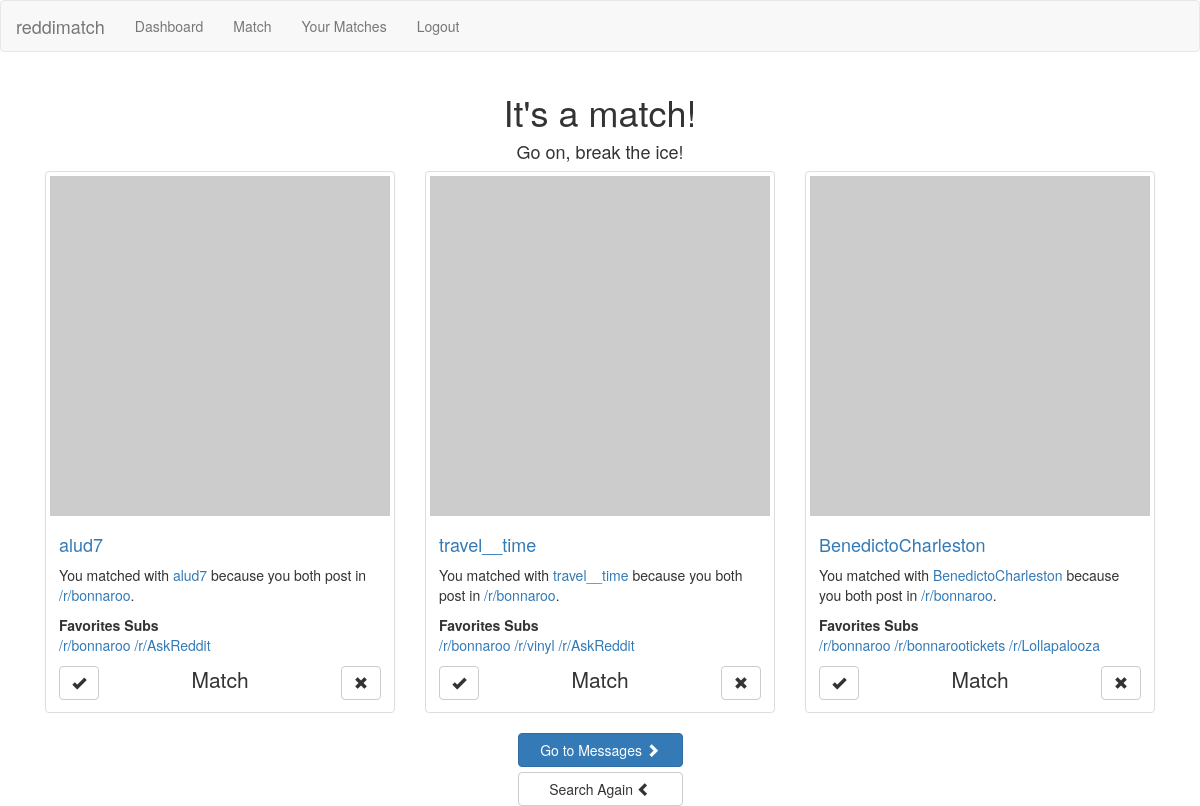
Page /friend_match (signed in) on the committed database.
### app/models.py (models this page shows, shortened)
class User(db.Model):
    id = db.Column(db.Integer, primary_key=True)
    username = db.Column(db.String(80), unique=True)
    reddit_username = db.Column(db.String(80), unique=True)
    email = db.Column(db.String(120), unique=True)
    refresh_token = db.Column(db.String(60))
    age = db.Column(db.Integer)
    postal_code = db.Column(db.String(10))
    latitude = db.Column(db.Float)
    longitude = db.Column(db.Float)
    bio = db.Column(db.String(140))
    profile_photo_url = db.Column(db.String(120))
    registered = db.Column(db.Boolean)
    deleted = db.Column(db.Boolean)
    favorited = db.relationship('Subreddit', secondary=favorite_subs,
        backref=db.backref('favorite_subs', lazy='dynamic'), lazy='dynamic')
    matched = db.relationship('User',
                               secondary=matches,
                               primaryjoin=(matches.c.user_id == id),
                               secondaryjoin=(matches.c.matched_id == id),
                               backref=db.backref('matches', lazy='dynamic'),
                               lazy='dynamic')
    def favorited_subs(self):
        return Subreddit.query.join(favorite_subs, (favorite_subs.c.subreddit_id == Subreddit.id)).filter(favorite_subs.c.user_id == self.id)
    def is_matched(self, user):
        return self.matched.filter(matches.c.matched_id == user.id).count() > 0
    def is_authenticated(self):
        return True

class Subreddit(db.Model):
    __tablename__ = 'subreddit'
    id = db.Column(db.Integer, primary_key=True)
    reddit_id = db.Column(db.String(60))
    category = db.Column(db.String(60))
    name = db.Column(db.String(60))
    def favorited_users(self):
        return User.query.join(favorite_subs, favorite_subs.c.user_id == User.id).filter(favorite_subs.c.subreddit_id == self.id)

### app/views.py (the view)
@app.route('/friend_match')
@login_required
def friend_match():
    user = g.user
    favs = user.favorited_subs().all()
    matches = []
    for sub in favs:
        users = sub.favorited_users().all()
        for u in users:
            if u.username is not user.username and user.is_matched(u) == False:
                if models.User.query.filter_by(reddit_username=u.username).first():
                    favs = models.User.query.filter_by(reddit_username=u.username).first().favorited_subs().all()
                else:
                    favs = reddit_api.get_favorite_subs(u)
                lis = ['onsite', u.username, sub.name]
                for fav in favs:
                    lis.append(fav.name)
                matches.append(lis)
    if len(matches) > 3:
        matches = random.sample(matches, 3)
    if len(matches) == 0:
        matches = reddit_api.get_offsite_users(favs)
        if len(matches) == 0:
            matches = None
    return render_template('results.html', matches=matches)

### app/views.py (called while the page is built)
@lm.user_loader
def load_user(id):
    return models.User.query.get(int(id))

@app.before_request
def before_request():
    g.user = current_user

### app/templates/results.html (shortened to what this page needs)
{% extends "base.html" %}
{% block content %}
  {% if current_user.is_authenticated() %}
    <div class="col-md-12 text-center">
      {% if matches != None %}
        <div class="row">
          <h1>It's a match!</h1>
          <h4>Go on, break the ice!</h4>
        </div>
        <div class="row matches">
        {% for match in matches %}
          <div class="match col-md-4 col-sm-6 text-left">
            <div class="thumbnail">
              <img class="match_pic" src="http://placehold.it/400x400">
              <div class="caption">
                <h4><a class="match_name" href="https://www.reddit.com/user/{{ match[1] }}">{{ match[1] }}</a></h4>
                <p>You matched with <a href="https://www.reddit.com/user/{{ match[1] }}">{{ match[1] }}</a> because you both post in <a href="https://www.reddit.com/r/{{ match[2] }}">/r/{{ match[2] }}</a>.</p>
                {% if match[3] is defined %}
                  <strong>Favorites Subs</strong>
                  <p>{% for sub in match[3:] %}
                    <a href="https://www.reddit.com/r/{{sub}}">/r/{{ sub }}</a>
                  {% endfor %}</p>
                {% endif %}
                {% if match[0] == 'onsite' %}
                  <div class="clearfix text-center">
                    <a class="btn btn-default glyphicon glyphicon-ok pull-left" role="button" href="javascript:match('{{match[1]}}');"></a> <span class="lead">Match</span>
                    <a class="btn btn-default glyphicon glyphicon-remove pull-right" role="button" href="#"></a>
                  </div>
                {% endif %}
              </div>
            </div>
          </div>
        {% endfor %}
      <div class="text-center row">
        <div class="col-md-2 col-md-offset-5">
          <a class="btn btn-primary btn-block" role="button" href="/matches">Go to Messages <span class="glyphicon glyphicon-chevron-right"></span></a>
          <a class="btn btn-default btn-block" role="button" href="/match">Search Again <span class="glyphicon glyphicon-chevron-left"></span></a>
        </div>
      </div>
      </div>
      {% else %}
        <h2>No matches found :(</h2>
      {% endif %}
    </div>
  {% endif %}
{% endblock %}

### app/templates/base.html (shortened to what this page needs)
<!DOCTYPE html>
<html>
  <head>
    <link href="/static/css/bootstrap.min.css" rel="stylesheet" media="screen">
  </head>
  <body>
    {% if current_user.is_authenticated() %}
      <div class="navbar navbar-default">
        <div class="container-fluid">
          <div class="navbar-header">
              <a class="navbar-brand" href="/">reddimatch</a>
            </div>
            <div class="collapse navbar-collapse" id="main-nav">
              <ul class="nav navbar-nav">
                <li><a href="{{ url_for('dashboard')}}">Dashboard</a></li>
                <li><a href="{{ url_for('match')}}">Match</a></li>
                <li><a href="{{ url_for('matches')}}">Your Matches</a></li>
                <li><a href="{{ url_for('logout') }}">Logout</a></li>
              </ul>
            </div>
        </div>
      </div>
    {% endif %}
    <div class="container">
      {% block content %}{% endblock %}
    </div>
  </body>
</html>

### rows in the picture
User: username "alud7", username "alud7"
Subreddit: name "bonnaroo" "bonnaroo" "bonnaroo", name "bonnaroo"
Subreddit: name "AskReddit"
User: username "travel__time", username "travel__time"
Subreddit: name "vinyl"
User: username "BenedictoCharleston", username "BenedictoCharleston"
Subreddit: name "bonnarootickets"
Subreddit: name "Lollapalooza"
